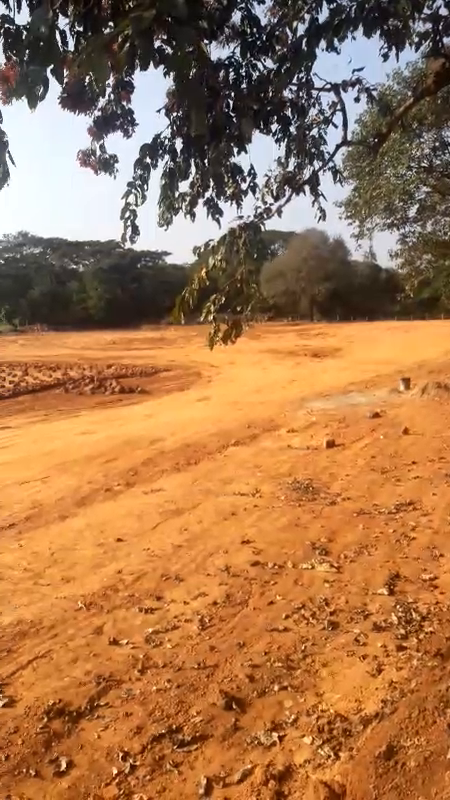
#> input picture frame 36 of ss.mp4, 450 x 800 px, given in place of testcasem4.mp4, which was not available
$ python video_sar.py
#> lines starting #> are read from the running program, lines starting #| are printed output that depends on the picture


import numpy as np
import cv2
import time
cam=cv2.VideoCapture('testcasem4.mp4')
ret=True
tk=0
while ret:
    try:
        ret,frame=cam.read()
#> frame is the input picture: shape (800, 450, 3); mean B, G, R 77.6, 118.7, 167.4
        retval, threshold = cv2.threshold(frame, 127, 255, cv2.THRESH_BINARY_INV)
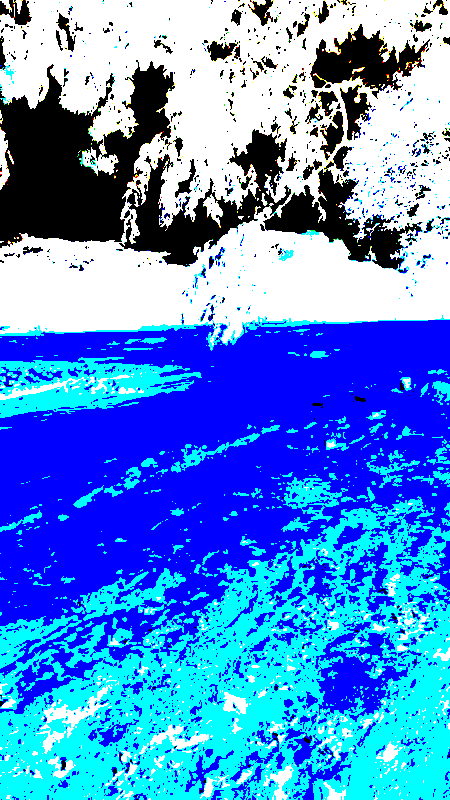
#> threshold: shape (800, 450, 3); mean B, G, R 223, 139.4, 77.7
        cv2.imshow('Heat affected zones',threshold)
        cv2.imshow('Actual image',frame)
        if tk==0:
            time.sleep(10)
            tk=1
        k=cv2.waitKey(1)
#> (key q is pressed here)
        if k & 0xFF==ord('q'):
            break
    except:
        ret=False

$ run again, starting later in the video
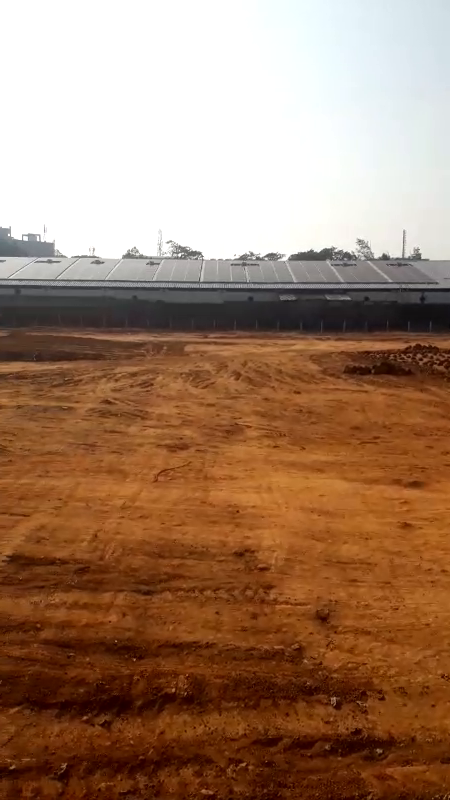
#> input picture frame 166 of ss.mp4, 450 x 800 px, given in place of testcasem4.mp4, which was not available
#> frame is the input picture: shape (800, 450, 3); mean B, G, R 102.9, 126.6, 160.7
#> `retval, threshold = cv2.threshold(frame, 127, 255, cv2.THRESH_BINARY_I..`:
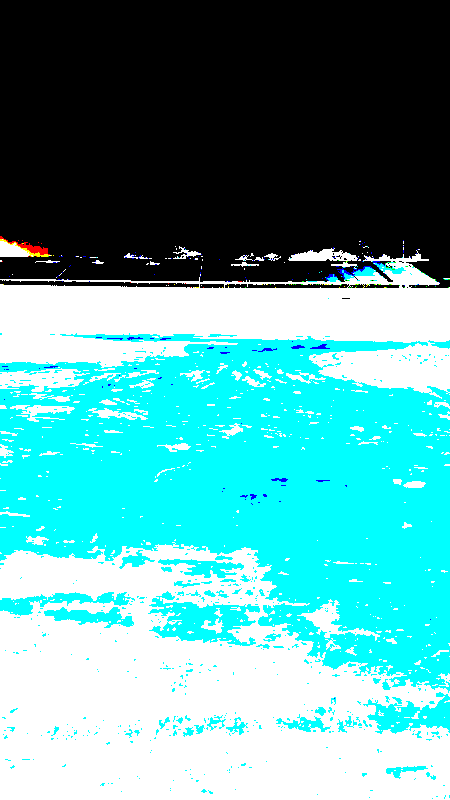
#> threshold: shape (800, 450, 3); mean B, G, R 166.5, 166.2, 87.8

$ run again, starting later in the video
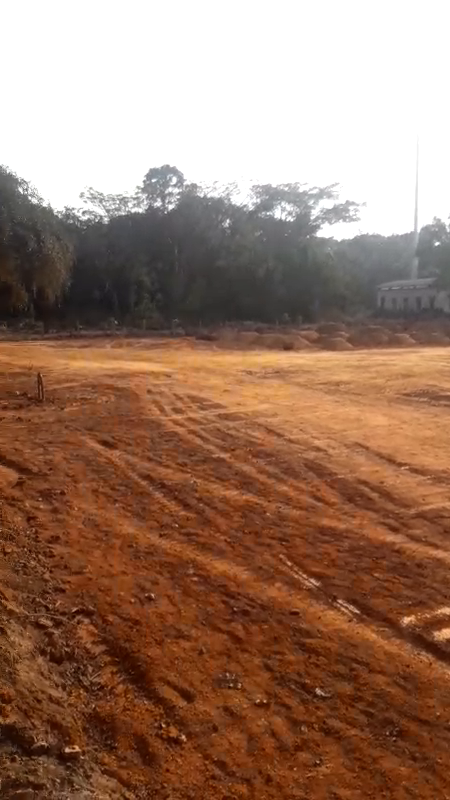
#> input picture frame 295 of ss.mp4, 450 x 800 px, given in place of testcasem4.mp4, which was not available
#> frame is the input picture: shape (800, 450, 3); mean B, G, R 102, 121, 154.8
#> `retval, threshold = cv2.threshold(frame, 127, 255, cv2.THRESH_BINARY_I..`:
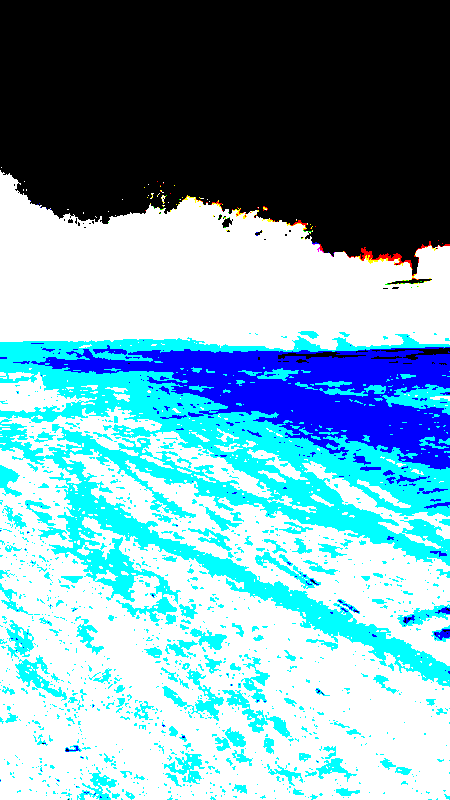
#> threshold: shape (800, 450, 3); mean B, G, R 182.6, 166.6, 119.7
